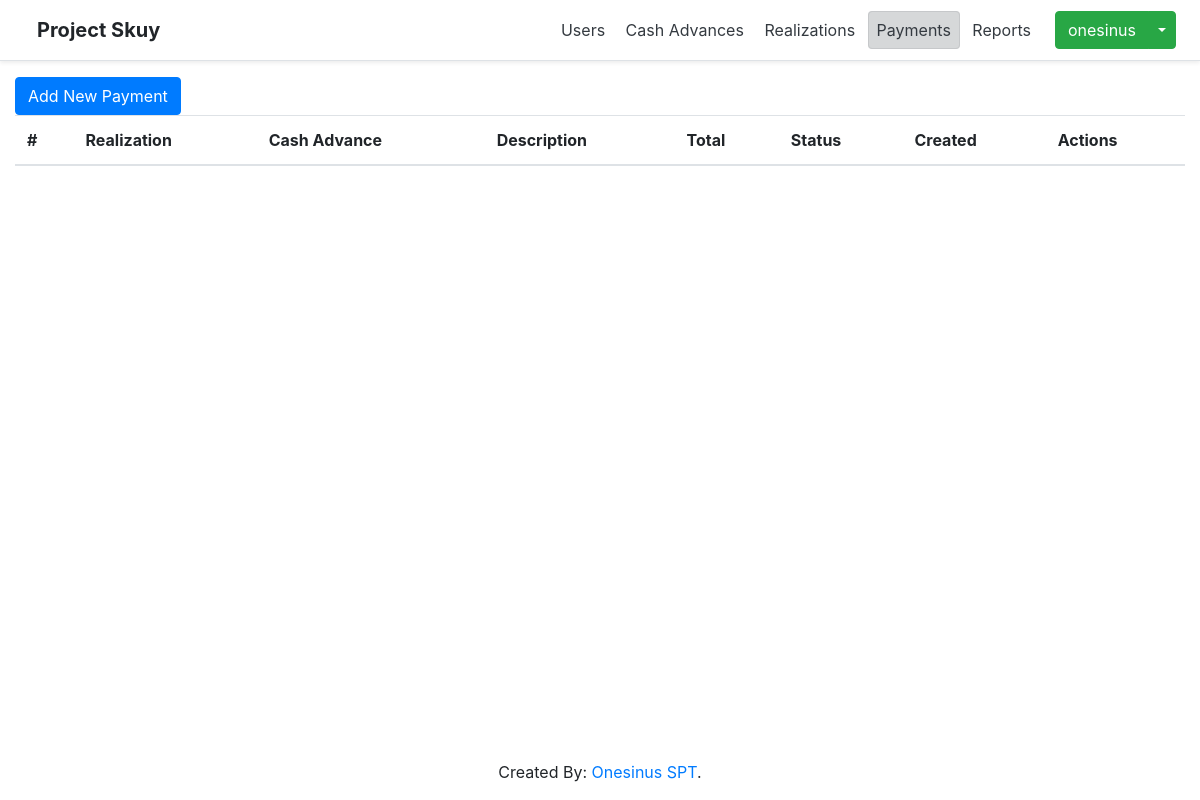
/index.php?page=payments (signed in), run on an earlier commit of the app's database.
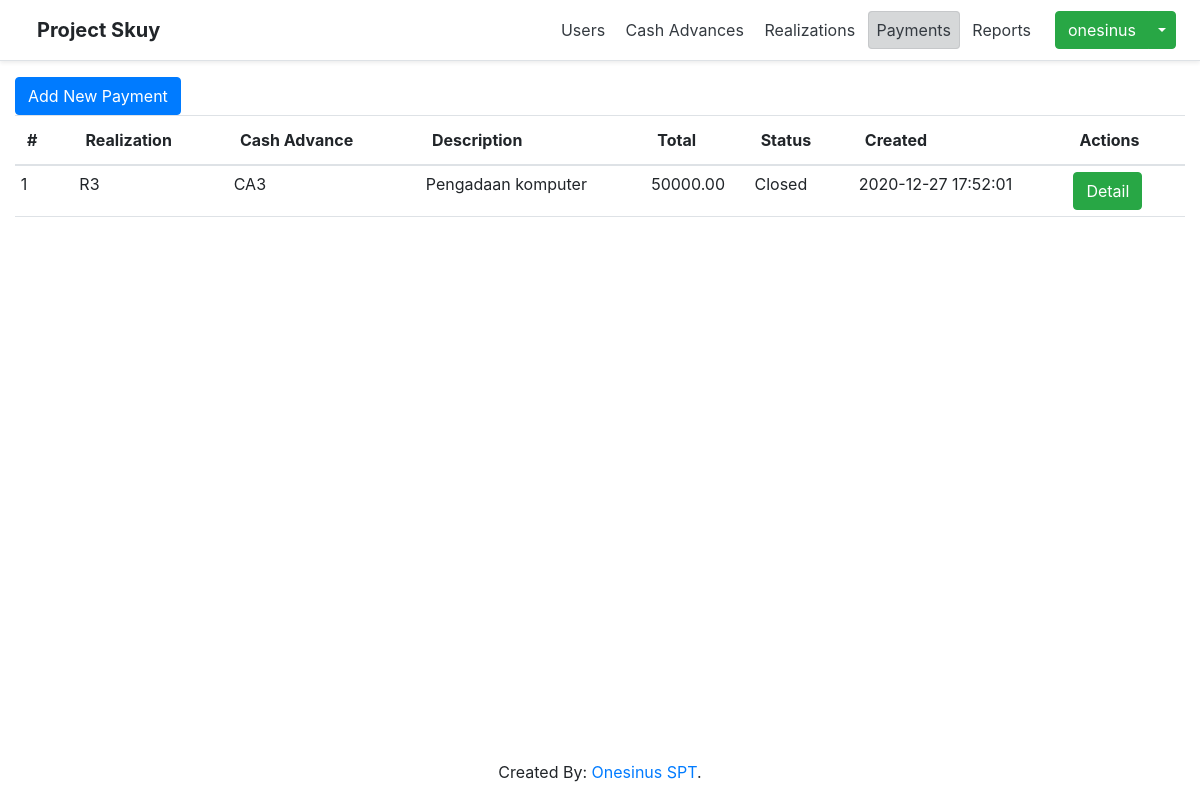
And on a later commit of the database.
### tables this page shows
CREATE TABLE `payments` (
  `id` int(11) NOT NULL,
  `realization_id` int(11) NOT NULL,
  `payment_type` varchar(25) NOT NULL,
  `bank` varchar(25) DEFAULT NULL,
  `account_number` varchar(50) DEFAULT NULL,
  `account_name` varchar(125) DEFAULT NULL,
  `amount` decimal(16,2) NOT NULL,
  `status` varchar(10) NOT NULL,
  `created_by` int(11) NOT NULL,
  `created_date` datetime NOT NULL DEFAULT current_timestamp(),
  `updated_by` int(11) DEFAULT NULL,
  `updated_date` datetime DEFAULT NULL,
  `is_deleted` tinyint(1) NOT NULL DEFAULT 0
);

CREATE TABLE `realizations` (
  `id` int(11) NOT NULL,
  `cash_advance_id` int(11) NOT NULL,
  `doc_num` varchar(25) NOT NULL,
  `total` decimal(16,2) NOT NULL,
  `difference` decimal(16,2) NOT NULL,
  `status` varchar(10) NOT NULL,
  `created_by` int(11) NOT NULL,
  `created_date` datetime NOT NULL DEFAULT current_timestamp(),
  `updated_by` int(11) DEFAULT NULL,
  `updated_date` datetime DEFAULT NULL,
  `is_deleted` tinyint(1) NOT NULL DEFAULT 0
);

CREATE TABLE `cash_advances` (
  `id` int(11) NOT NULL,
  `doc_num` varchar(12) NOT NULL,
  `description` varchar(125) NOT NULL,
  `total` decimal(16,2) NOT NULL,
  `status` varchar(25) NOT NULL,
  `created_by` int(11) NOT NULL,
  `created_date` datetime DEFAULT current_timestamp(),
  `updated_by` int(11) DEFAULT NULL,
  `updated_date` datetime DEFAULT NULL,
  `is_deleted` tinyint(1) NOT NULL DEFAULT 0,
  `pic_name` varchar(100) NOT NULL,
  `division` varchar(100) NOT NULL,
  `is_realized` tinyint(1) NOT NULL DEFAULT 0,
  `file` varchar(100) DEFAULT NULL
);

### payments/index.php (the view, shortened to what this page needs)
<a
    href='index.php?page=payments&action=form'
    class="btn btn-primary"
    style='float: left;'
>
    Add New Payment
</a>
<table
    class="table"
>
  <thead>
    <tr>
      <th
        style='width: 5%'
      >
        #
    </th>
      <th>Realization</th>
      <th>Cash Advance</th>
      <th>Description</th>
      <th>Total</th>
      <th>Status</th>
      <th>Created</th>
      <th
      >
        Actions
    </th>
    </tr>
  </thead>
  <tbody>
      <?php
            $query = "
                SELECT
                    r.doc_num realization_number,
                    ca.doc_num ca_number,
                    p.amount,
                    p.status,
                    p.created_date,
                    r.cash_advance_id,
                    ca.description
                FROM payments p
                INNER JOIN realizations r
                ON p.realization_id = r.id
                INNER JOIN cash_advances ca
                ON ca.id = r.cash_advance_id
                WHERE
                    p.is_deleted = 0
            ";
            $datas = $conn->query($query);
            if ($datas->num_rows > 0):
                $i = 0;
                while ($row = $datas->fetch_assoc()):
                    $i++;
      ?>
                <tr>
                    <td scope="row">
                        <?php echo $i ?>
                    </td>
                    <td>
                        <?php echo $row['realization_number'] ?>
                    </td>
                    <td>
                        <?php echo $row['ca_number'] ?>
                    </td>
                    <td>
                        <?php echo $row['description'] ?>
                    </td>
                    <td>
                        <?php echo $row['amount'] ?>
                    </td>
                    <td>
                        <?php echo $row['status'] ?>
                    </td>
                    <td>
                        <?php echo $row['created_date'] ?>
                    </td>
                    <td>
                        <a href='index.php?page=payments&action=detail&id=<?php echo $row["id"]; ?>' class="btn btn-success">
                            Detail
                        </a>
                    </td>
                </tr>
        <?php
                endwhile;
            endif;
        ?>
  </tbody>
  <tfoot>
    <tr>
        <th colspan='8'></th>
    </tr>
  </tfoot>
</table>

### index.php (shortened to what this page needs)
<!DOCTYPE html>
<html lang="en">
  <head>
      <link href="assets/css/bootstrap.min.css" rel="stylesheet" />
      <link href="assets/css/dataTables.bootstrap4.min.css" rel="stylesheet">
      <link href='assets/css/loading.css' rel='stylesheet' />
      <link href='assets/css/table.css' rel='stylesheet' />
  </head>
  <body style='overflow: hidden;'>
      <?php
        require "layouts/header.php";
        $page = isset($_GET['page']) ? $_GET['page'] : 'home';
        $actions = isset($_GET['action']) ? $_GET['action'] : 'index';
      ?>
      <main id="main" class="container-fluid">
        <?php
          if (isset($_SESSION['user_logged_in'])) {
            require $page . '/'. $actions . '.php';
          }else {
            Header('Location: login.php');
          }
        ?>
      </main>
      <?php
        require "layouts/footer.php";
      ?>
  </body>
</html>

### layouts/header.php (shortened to what this page needs)
<?php
  $page = isset($_GET['page']) ? $_GET['page'] : '';
  $user = isset($_SESSION['user_logged_in']) ? $_SESSION['user_logged_in'] : null;
  $username = isset($user['username']) ? $user['username'] : '';
  $activeMenuClass = "alert alert-dark";
?>
<header class="
  d-flex flex-column
  flex-md-row
  align-items-center
  p-2
  px-md-4
  mb-3
  border-bottom
  shadow-sm"
>
  <a
     href='index.php'
     class="btn my-0 mr-md-auto"
     style='font-size: 15pt; font-weight: bold;'
  >
    Project Skuy
  </a>
  <?php
   if($user):
  ?>
  <nav class="my-2 my-md-0 mr-md-3">
    <a class="p-2 text-dark <?php if ($page == 'users'){ echo $activeMenuClass; } ?> " href="index.php?page=users">Users</a>
    <a class="p-2 text-dark <?php if ($page == 'cash-advances'){ echo $activeMenuClass; } ?>" href="index.php?page=cash-advances">Cash Advances</a>
    <a class="p-2 text-dark <?php if ($page == 'realizations'){ echo $activeMenuClass; } ?>" href="index.php?page=realizations">Realizations</a>
    <a class="p-2 text-dark <?php if ($page == 'payments'){ echo $activeMenuClass; } ?>" href="index.php?page=payments">Payments</a>
    <a class="p-2 text-dark <?php if ($page == 'reports'){ echo $activeMenuClass; } ?>" href="index.php?page=reports">Reports</a>
  </nav>
  <div class="btn-group">
    <button type="button" class="btn btn-success">
      <?php echo $username; ?>
    </button>
    <button type="button" class="btn btn-success dropdown-toggle dropdown-toggle-split" data-toggle="dropdown" aria-haspopup="true" aria-expanded="false">
    </button>
  </div>
  <?php
    else:
  ?>
    <a class="btn btn-outline-primary" href="login.php">Login</a>
  <?php
    endif;
  ?>
</header>

### layouts/footer.php
<footer class="mt-auto fixed-bottom" style='text-align: center; z-index: -1'>
    <p>Created By:<a href="#"> Onesinus SPT</a>.</p>
</footer>

### assets/css/table.css (style rules this page uses)
#main { display: none; }
.table tr td { padding: 0.5%; }

What changed in the data, as far as the page shows it:
added payments: realization.doc_num "R3", cash_advances.doc_num "CA3", cash_advances.description "Pengadaan komputer", amount "50000.00", status "Closed", created_date "2020-12-27 17:52:01"
